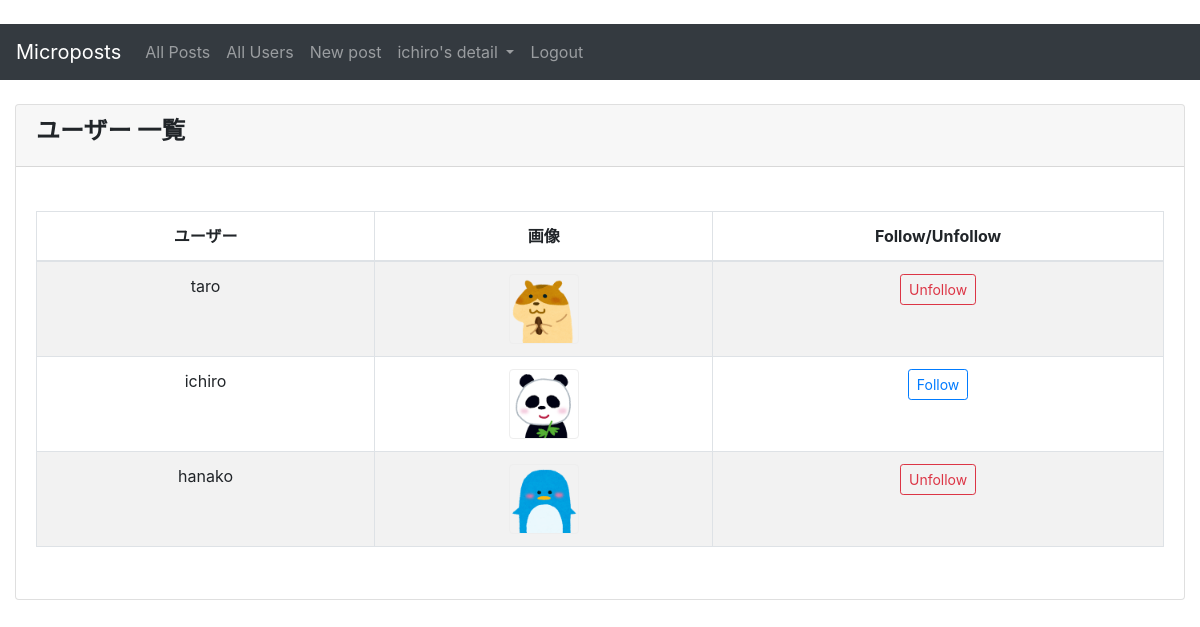
/accounts/userlist/ (signed in), run on the app's committed database.
### accounts/models.py (models this page shows, shortened)
class User(AbstractBaseUser, PermissionsMixin):
    username = models.CharField(max_length=50, unique=True)
    email = models.EmailField(max_length=50, unique=True)
    is_active = models.BooleanField(default=True)
    is_staff = models.BooleanField(default=False)
    avatar = models.ImageField(blank=True, null=True)
    EMAIL_FIELD = 'email'
    USERNAME_FIELD = 'username'
    REQUIRED_FIELDS = ['email']
    objects = UserManager()
    favourite_post = models.ManyToManyField(
        'microposts.Post', blank=True,
        verbose_name='お気に入りの投稿'
    )

### accounts/views.py (the view)
# urls.py: path('userlist/', UserListView.as_view(), name='userlist'),
class UserListView(LoginRequiredMixin, ListView):
    template_name = 'accounts/userlist.html'
    model = User
    def get_queryset(self):
        return User.objects.all()
    def get_context_data(self, **kwargs): # 追加
        context = super().get_context_data(**kwargs)
        user = self.request.user
        followings = (Relationship.objects.filter(follower_id=user.id)).values_list('following_id')
        context['following_list'] = User.objects.filter(id__in=followings)
        return context

### templates/accounts/userlist.html (shortened to what this page needs)
{% extends 'base.html' %}
{% block content %}
    <div class="content-wrapper">
        <div class="container-fluid">
            <div class="card mb-3">
                <div class="card-header">
                    <h4><b> ユーザー 一覧</b></h4>
                </div>
                <div class="card-body">
                    <div class="table table-responsive">
                        <table id='user_list' width="100%" class="table table-striped table-bordered table-hover">
                            <thead>
                            <tr>
                                <th class="text-center">ユーザー</th>
                                <th class="text-center">画像</th>
                                <th class="text-center">Follow/Unfollow</th>
                            </tr>
                            </thead>
                            <tbody>
                            {% for item in object_list %}
                                <tr class="odd gradeX text-center">
                                    <td class="text-center" style="width: 30%">{{ item.username }}</td>
                                    <td class="text-center" style="width: 30%">
                                    {% if item.avatar %}
                                        <img class="rounded img-fluid mx-auto d-block" src="{{ item.avatar.url }}" id="avatar-thumbnail" alt="avatar_thumbnail">
                                    {% else %}
                                        <img class="rounded img-fluid mx-auto d-block" alt="プロフィール更新から画像が登録できます">
                                    {% endif %}</td>
                                    <td class="text-center" style="width: 40%">
                                    {% if item in following_list %}
                                        <form action="{% url 'accounts:rm_relation' pk=item.id %}" method="post">
                                            <button type="submit" class="btn btn-outline-danger btn-sm" name="button">
                                                Unfollow
                                            </button>
                                        </form>
                                    {% else %}
                                        <form action="{% url 'accounts:mk_relation' pk=item.id %}" method="post">
                                            <button type="submit" class="btn btn-outline-primary btn-sm" name="button">
                                                Follow
                                            </button>
                                        </form>
                                    {% endif %}
                                    </td>
                                </tr>
                            {% endfor %}
                            </tbody>
                        </table>
                    </div>
                </div>
            </div>
        </div>
    </div>
{% endblock %}

### templates/base.html (shortened to what this page needs)
{% load static %}
<!DOCTYPE html>
<html lang="ja">
<head>
    <link rel="stylesheet" href="https://stackpath.bootstrapcdn.com/bootstrap/4.3.1/css/bootstrap.min.css"
>
    <link rel="stylesheet" href="{% static 'CSS/style.css' %}">
    <link rel="stylesheet" href="{% static 'CSS/magnific-popup.css' %}">
    {% load bootstrap4 %}
</head>
<body>
<header class="mb-4">
    <nav class="navbar navbar-expand-sm navbar-dark bg-dark">
        <a class="navbar-brand" href="#">Microposts</a>
        <div class="collapse navbar-collapse" id="navbarSupportedContent">
            <ul class="navbar-nav navbar-left">
            {% if user.is_authenticated %}
                <li class="nav-item">
                    <a class="nav-link" href="{% url 'microposts:postlist' %}">All Posts</a>
                </li>
                <li class="nav-item">
                    <a class="nav-link" href="{% url 'accounts:userlist' %}">All Users</a>
                </li>
                <li class="nav-item">
                    <a class="nav-link" href="{% url 'microposts:create' %}">New post</a>
                </li>
                <li class="nav-item dropdown">
                    <a class="nav-link dropdown-toggle" href="#" id="navbarDropdownMenuLink" role="button"
                    data-toggle="dropdown" aria-haspopup="true" aria-expanded="false">
                        {{ user.username }}'s detail </a>
                </li>
            {% endif %}
            </ul>
            <ul class="navbar-nav navbar-right">
            {% if user.is_authenticated %}
                <li class="nav-item">
                    <a class="nav-link" href="{% url 'accounts:logout' %}">Logout</a>
                </li>
            {% endif %}
            </ul>
        </div>
    </nav>
</header>
{% block content %}
{% endblock content %}
<link rel="stylesheet" href="https://rawgit.com/enyo/dropzone/master/dist/dropzone.css">
</body>
</html>

### static/CSS/style.css (style rules this page uses)
#avatar-thumbnail { height: 70px; width: 70px; object-fit: cover; border-radius: 20%; border: 1px solid #eee; }

### data on the page
User: username "ichiro", avatar (picture), shows "Follow"
User: username "taro", avatar (picture), shows "Unfollow"
User: username "hanako", avatar (picture), shows "Unfollow"
